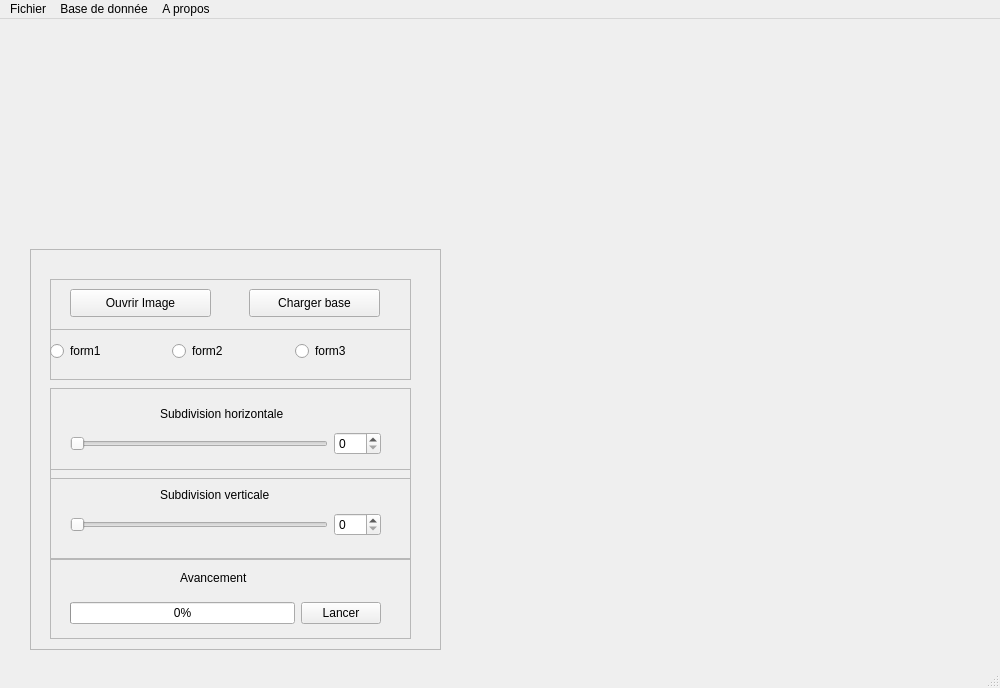
<?xml version="1.0" encoding="UTF-8"?>
<ui version="4.0">
 <class>MainWindow</class>
 <widget class="QMainWindow" name="MainWindow">
  <property name="geometry">
   <rect>
    <x>0</x>
    <y>0</y>
    <width>1000</width>
    <height>688</height>
   </rect>
  </property>
  <property name="windowTitle">
   <string>PhotoMosaique beta</string>
  </property>
  <property name="tabShape">
   <enum>QTabWidget::Rounded</enum>
  </property>
  <widget class="QWidget" name="centralwidget">
   <widget class="QLabel" name="lbl_image">
    <property name="geometry">
     <rect>
      <x>50</x>
      <y>30</y>
      <width>381</width>
      <height>221</height>
     </rect>
    </property>
    <property name="text">
     <string/>
    </property>
   </widget>
   <widget class="QLabel" name="lbl_mosaic">
    <property name="geometry">
     <rect>
      <x>490</x>
      <y>30</y>
      <width>441</width>
      <height>521</height>
     </rect>
    </property>
    <property name="text">
     <string/>
    </property>
   </widget>
   <widget class="QFrame" name="frame_main">
    <property name="geometry">
     <rect>
      <x>30</x>
      <y>230</y>
      <width>411</width>
      <height>401</height>
     </rect>
    </property>
    <property name="frameShape">
     <enum>QFrame::StyledPanel</enum>
    </property>
    <property name="frameShadow">
     <enum>QFrame::Raised</enum>
    </property>
    <widget class="QFrame" name="frame_hori">
     <property name="geometry">
      <rect>
       <x>20</x>
       <y>139</y>
       <width>361</width>
       <height>91</height>
      </rect>
     </property>
     <property name="frameShape">
      <enum>QFrame::StyledPanel</enum>
     </property>
     <property name="frameShadow">
      <enum>QFrame::Raised</enum>
     </property>
     <widget class="QLabel" name="lbl_subdiv_hori">
      <property name="geometry">
       <rect>
        <x>110</x>
        <y>10</y>
        <width>161</width>
        <height>31</height>
       </rect>
      </property>
      <property name="text">
       <string>Subdivision horizontale</string>
      </property>
     </widget>
     <widget class="QWidget" name="layoutWidget">
      <property name="geometry">
       <rect>
        <x>20</x>
        <y>40</y>
        <width>311</width>
        <height>32</height>
       </rect>
      </property>
      <layout class="QHBoxLayout" name="horizontalLayout">
       <item>
        <widget class="QSlider" name="hsld_subdiv_hori">
         <property name="maximum">
          <number>100</number>
         </property>
         <property name="orientation">
          <enum>Qt::Horizontal</enum>
         </property>
        </widget>
       </item>
       <item>
        <widget class="QSpinBox" name="sb_subdiv_hori">
         <property name="maximum">
          <number>100</number>
         </property>
        </widget>
       </item>
      </layout>
     </widget>
    </widget>
    <widget class="QFrame" name="frame_verti">
     <property name="geometry">
      <rect>
       <x>20</x>
       <y>220</y>
       <width>361</width>
       <height>91</height>
      </rect>
     </property>
     <property name="frameShape">
      <enum>QFrame::StyledPanel</enum>
     </property>
     <property name="frameShadow">
      <enum>QFrame::Raised</enum>
     </property>
     <widget class="QLabel" name="lbl_subdiv_verti">
      <property name="geometry">
       <rect>
        <x>110</x>
        <y>10</y>
        <width>161</width>
        <height>31</height>
       </rect>
      </property>
      <property name="text">
       <string>Subdivision verticale</string>
      </property>
     </widget>
     <widget class="QWidget" name="layoutWidget">
      <property name="geometry">
       <rect>
        <x>20</x>
        <y>40</y>
        <width>311</width>
        <height>32</height>
       </rect>
      </property>
      <layout class="QHBoxLayout" name="horizontalLayout_2">
       <item>
        <widget class="QSlider" name="hsld_subdiv_verti">
         <property name="maximum">
          <number>100</number>
         </property>
         <property name="orientation">
          <enum>Qt::Horizontal</enum>
         </property>
        </widget>
       </item>
       <item>
        <widget class="QSpinBox" name="sb_subdiv_verti">
         <property name="maximum">
          <number>100</number>
         </property>
        </widget>
       </item>
      </layout>
     </widget>
    </widget>
    <widget class="QFrame" name="frame_avance">
     <property name="geometry">
      <rect>
       <x>20</x>
       <y>309</y>
       <width>361</width>
       <height>81</height>
      </rect>
     </property>
     <property name="frameShape">
      <enum>QFrame::StyledPanel</enum>
     </property>
     <property name="frameShadow">
      <enum>QFrame::Raised</enum>
     </property>
     <widget class="QLabel" name="lbl_avance">
      <property name="geometry">
       <rect>
        <x>130</x>
        <y>10</y>
        <width>91</width>
        <height>20</height>
       </rect>
      </property>
      <property name="text">
       <string>Avancement</string>
      </property>
     </widget>
     <widget class="QWidget" name="layoutWidget">
      <property name="geometry">
       <rect>
        <x>20</x>
        <y>40</y>
        <width>311</width>
        <height>30</height>
       </rect>
      </property>
      <layout class="QHBoxLayout" name="horizontalLayout_3">
       <item>
        <widget class="QProgressBar" name="pb_avance">
         <property name="value">
          <number>0</number>
         </property>
        </widget>
       </item>
       <item>
        <widget class="QPushButton" name="bt_lancer">
         <property name="text">
          <string>Lancer</string>
         </property>
        </widget>
       </item>
      </layout>
     </widget>
    </widget>
    <widget class="QFrame" name="frame">
     <property name="geometry">
      <rect>
       <x>20</x>
       <y>30</y>
       <width>361</width>
       <height>51</height>
      </rect>
     </property>
     <property name="frameShape">
      <enum>QFrame::StyledPanel</enum>
     </property>
     <property name="frameShadow">
      <enum>QFrame::Raised</enum>
     </property>
     <widget class="QPushButton" name="bt_ouvrir">
      <property name="geometry">
       <rect>
        <x>20</x>
        <y>10</y>
        <width>141</width>
        <height>28</height>
       </rect>
      </property>
      <property name="text">
       <string>Ouvrir Image</string>
      </property>
     </widget>
     <widget class="QPushButton" name="bt_charger">
      <property name="geometry">
       <rect>
        <x>199</x>
        <y>10</y>
        <width>131</width>
        <height>28</height>
       </rect>
      </property>
      <property name="text">
       <string>Charger base</string>
      </property>
     </widget>
     <zorder>bt_ouvrir</zorder>
     <zorder>bt_charger</zorder>
     <zorder>lbl_image</zorder>
    </widget>
    <widget class="QFrame" name="frame_2">
     <property name="geometry">
      <rect>
       <x>20</x>
       <y>80</y>
       <width>361</width>
       <height>51</height>
      </rect>
     </property>
     <property name="frameShape">
      <enum>QFrame::StyledPanel</enum>
     </property>
     <property name="frameShadow">
      <enum>QFrame::Raised</enum>
     </property>
     <widget class="QWidget" name="">
      <property name="geometry">
       <rect>
        <x>0</x>
        <y>10</y>
        <width>361</width>
        <height>24</height>
       </rect>
      </property>
      <layout class="QHBoxLayout" name="horizontalLayout_4">
       <item>
        <widget class="QRadioButton" name="button_form1">
         <property name="text">
          <string>form1</string>
         </property>
        </widget>
       </item>
       <item>
        <widget class="QRadioButton" name="button_form2">
         <property name="text">
          <string>form2</string>
         </property>
        </widget>
       </item>
       <item>
        <widget class="QRadioButton" name="button_form3">
         <property name="text">
          <string>form3</string>
         </property>
        </widget>
       </item>
      </layout>
     </widget>
    </widget>
   </widget>
   <zorder>frame_main</zorder>
   <zorder>lbl_image</zorder>
   <zorder>lbl_mosaic</zorder>
  </widget>
  <widget class="QMenuBar" name="menubar">
   <property name="geometry">
    <rect>
     <x>0</x>
     <y>0</y>
     <width>1000</width>
     <height>25</height>
    </rect>
   </property>
   <widget class="QMenu" name="menuFichier">
    <property name="title">
     <string>Fichier</string>
    </property>
    <addaction name="actionOuvrir_Image"/>
    <addaction name="actionEnregistrer"/>
    <addaction name="actionEnregistrer_sous"/>
    <addaction name="separator"/>
    <addaction name="actionLancer"/>
   </widget>
   <widget class="QMenu" name="menuBase_de_donn_e">
    <property name="title">
     <string>Base de donnée</string>
    </property>
    <addaction name="actionSelectionner_images"/>
    <addaction name="actionActualiser"/>
   </widget>
   <widget class="QMenu" name="menuA_propos">
    <property name="title">
     <string>A propos</string>
    </property>
   </widget>
   <addaction name="menuFichier"/>
   <addaction name="menuBase_de_donn_e"/>
   <addaction name="menuA_propos"/>
  </widget>
  <widget class="QStatusBar" name="statusbar"/>
  <action name="actionOuvrir_Image">
   <property name="text">
    <string>Ouvrir Image</string>
   </property>
  </action>
  <action name="actionEnregistrer">
   <property name="text">
    <string>Enregistrer </string>
   </property>
  </action>
  <action name="actionEnregistrer_sous">
   <property name="text">
    <string>Enregistrer sous</string>
   </property>
  </action>
  <action name="actionSelectionner_images">
   <property name="text">
    <string>Selectionner images</string>
   </property>
  </action>
  <action name="actionActualiser">
   <property name="text">
    <string>Actualiser</string>
   </property>
  </action>
  <action name="actionLancer">
   <property name="text">
    <string>Lancer</string>
   </property>
  </action>
 </widget>
 <resources/>
 <connections>
  <connection>
   <sender>hsld_subdiv_hori</sender>
   <signal>valueChanged(int)</signal>
   <receiver>sb_subdiv_hori</receiver>
   <slot>setValue(int)</slot>
   <hints>
    <hint type="sourcelabel">
     <x>225</x>
     <y>463</y>
    </hint>
    <hint type="destinationlabel">
     <x>379</x>
     <y>462</y>
    </hint>
   </hints>
  </connection>
  <connection>
   <sender>sb_subdiv_hori</sender>
   <signal>valueChanged(int)</signal>
   <receiver>hsld_subdiv_hori</receiver>
   <slot>setValue(int)</slot>
   <hints>
    <hint type="sourcelabel">
     <x>379</x>
     <y>462</y>
    </hint>
    <hint type="destinationlabel">
     <x>278</x>
     <y>463</y>
    </hint>
   </hints>
  </connection>
  <connection>
   <sender>hsld_subdiv_verti</sender>
   <signal>valueChanged(int)</signal>
   <receiver>sb_subdiv_verti</receiver>
   <slot>setValue(int)</slot>
   <hints>
    <hint type="sourcelabel">
     <x>209</x>
     <y>544</y>
    </hint>
    <hint type="destinationlabel">
     <x>379</x>
     <y>543</y>
    </hint>
   </hints>
  </connection>
  <connection>
   <sender>sb_subdiv_verti</sender>
   <signal>valueChanged(int)</signal>
   <receiver>hsld_subdiv_verti</receiver>
   <slot>setValue(int)</slot>
   <hints>
    <hint type="sourcelabel">
     <x>379</x>
     <y>543</y>
    </hint>
    <hint type="destinationlabel">
     <x>174</x>
     <y>544</y>
    </hint>
   </hints>
  </connection>
 </connections>
</ui>
